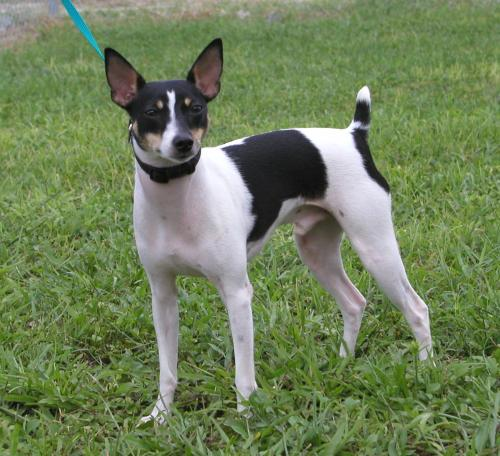
#> input picture Tensorflow/CatsDogs/PetImages/Dog/10042.jpg, 500 x 456 px
$ jupyter execute cd.ipynb
#> lines starting #> are read from the running program, lines starting #| are printed output that depends on the picture
[cell 1]
import numpy as np
import matplotlib.pyplot as plt
import os
import cv2

DATADIR = './PetImages'
CATEGORIES = ["Dog", "Cat"]

for category in CATEGORIES:
    path = os.path.join(DATADIR, category)
    for img in os.listdir(path):
        img_array = cv2.imread(os.path.join(path, img), cv2.IMREAD_GRAYSCALE)
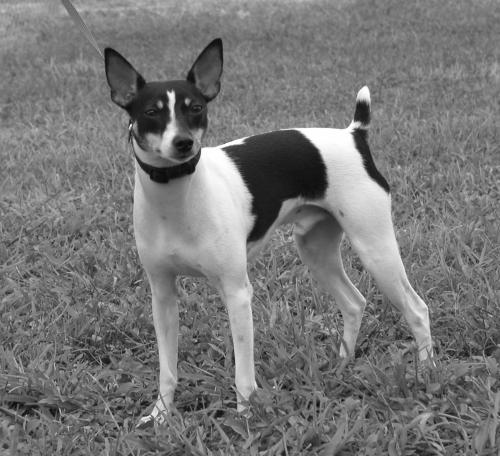
#> img_array: shape (456, 500); min 8, max 255, mean 118.8
        plt.imshow(img_array, cmap="gray")
        plt.show()
        break
    break

[cell 2]
IMG_SIZE = 50

new_array = cv2.resize(img_array, (IMG_SIZE, IMG_SIZE))
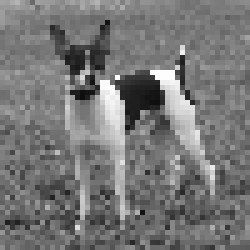
#> new_array: shape (50, 50) (shown 5 times larger); min 13, max 254, mean 118.6
plt.imshow(new_array, cmap='gray')
plt.show()

[cell 3]
training_dataset = []

def create_training_data():
    for category in CATEGORIES:
        path = os.path.join(DATADIR, category)
        class_num = CATEGORIES.index(category)
        for img in os.listdir(path):
            try:
                img_array = cv2.imread(os.path.join(path, img), cv2.IMREAD_GRAYSCALE)
                new_array = cv2.resize(img_array, (IMG_SIZE, IMG_SIZE))
                training_dataset.append([new_array, class_num])
            except Exception as e:
                pass
#> pass 2 of the loop in create_training_data, `for category in CATEGORIES:`:
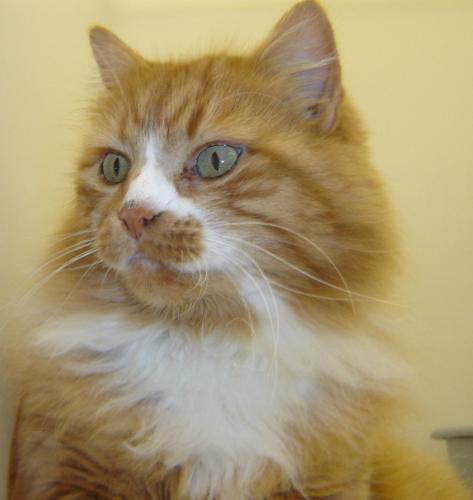
#> input picture Tensorflow/CatsDogs/PetImages/Cat/10009.jpg, 473 x 500 px
#> in create_training_data, `img_array = cv2.imread(os.path.join(path, img), cv2.IMREAD_GRAYSCALE)`:
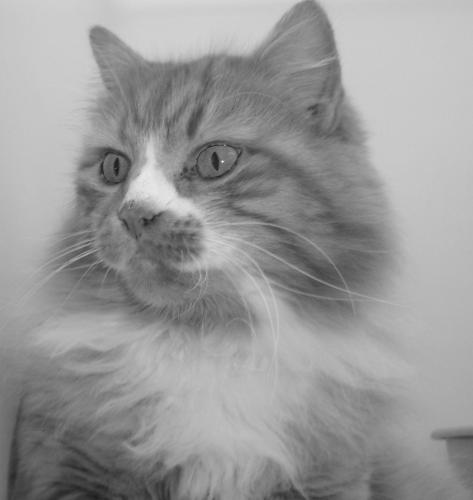
#> img_array: shape (500, 473); min 23, max 244, mean 152.5
#> in create_training_data, `new_array = cv2.resize(img_array, (IMG_SIZE, IMG_SIZE))`:
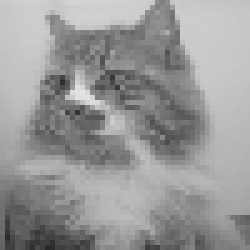
#> new_array: shape (50, 50) (shown 5 times larger); min 40, max 226, mean 152.5

create_training_data()

[cell 4]
print(len(training_dataset))
#| 2

[cell 5]
import random

random.shuffle(training_dataset)

[cell 6]
for sample in training_dataset[:10]:
    print(sample[1])
#> this loop made 2 passes
#| 0
#| 1

[cell 7]
X = []
y = []

[cell 8]
for features, labels in training_dataset:
    X.append(features)
    y.append(labels)
#> this loop made 2 passes
#> labels on passes 1 to 2: 0, 1
#> after the loop, X = 2 items; y = [0, 1]

X = np.array(X).reshape(-1, IMG_SIZE, IMG_SIZE, 1)
